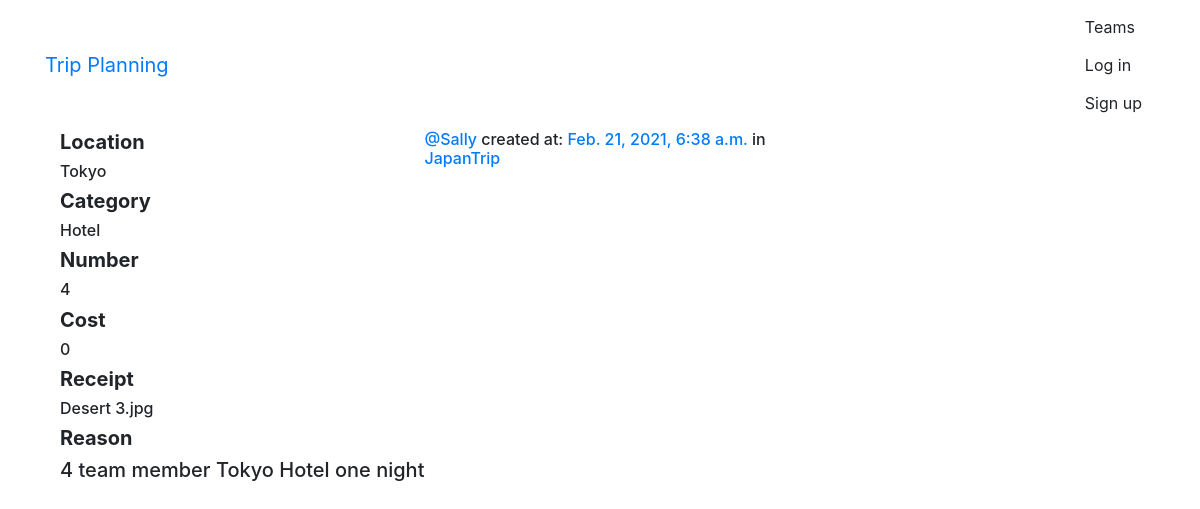
The page /trips/by/Sally/2/ on the database its author committed.
### trips/models.py (models this page shows, shortened)
class Trip(models.Model):
    user = models.ForeignKey(User, related_name="trips",
                             on_delete=models.CASCADE)
    created_at = models.DateTimeField(default=timezone.now)
    category = models.CharField(max_length=255)
    location = models.CharField(max_length=255)
    number = models.IntegerField()
    cost = models.IntegerField(default=0)
    receipt = models.ImageField(upload_to='image', default='Desert 3.jpg')
    reason = models.TextField()
    reason_html = models.TextField(editable=False)
    date = models.DateTimeField()
    team = models.ForeignKey(
        Team, related_name="trips", on_delete=models.CASCADE, null=True, blank=True)
    class Meta:
        ordering = ["-created_at"]

### teams/models.py (models this page shows, shortened)
class Team(models.Model):
    name = models.CharField(max_length=255, unique=True)
    team_leader = models.CharField(max_length=255)
    members = models.ManyToManyField(User, through="TeamMember")
    slug = models.SlugField(allow_unicode=True, unique=True)
    description = models.TextField(blank=True, default='')
    description_html = models.TextField(editable=False, default='', blank=True)
    date_created = models.DateTimeField(default=timezone.now)
    class Meta:
        ordering = ["name"]

### trips/views.py (the view)
class TripDetail(SelectRelatedMixin, generic.DetailView):
    model = models.Trip
    select_related = ("user", "team")
    def get_queryset(self):
        queryset = super().get_queryset()
        return queryset.filter(
            user__username__iexact=self.kwargs.get("username")
        )

### trips/templates/trips/trip_detail.html
{% extends "trips/trip_base.html" %} {% block trip_content %}
<div class="col-md-8">{% include "trips/_trip.html" %}</div>
{% endblock %}

### trips/templates/trips/_trip.html (shortened to what this page needs)
<div class="trip media">
      <dl>
      <h5><dt>Location</dt></h5>
      <dd><h6>{{trip.location}}</h6></dd>
      <h5><dt>Category</dt></h5>
      <dd><h6>{{trip.category}}</h6></dd>
      <h5><dt>Number</dt></h5>
      <dd><h6>{{trip.number}}</h6></dd>
      <h5><dt>Cost</dt></h5>
      <dd><h6>{{trip.cost}}</h6></dd>
      <h5><dt>Receipt</dt></h5>
      <dd><h6>{{trip.receipt}}</h6></dd>
      <h5><dt>Reason</dt></h5>
      <dd><h5>{{trip.reason_html|safe }}</h5></dd>
    </dl>
  <div class="media-body">
    <h6 class="media-heading">
      <span class="username"
        ><a href="{% url 'trips:for_user' username=trip.user.username %}"
          >@{{ trip.user.username }}</a
        > created at:</span
      >
      <time class="time">
      <a
          href="{% url 'trips:single' username=trip.user.username pk=trip.pk %}"
          >{{ trip.created_at }}</a
        >
     </time>
      {% if trip.team %}
      <span class="team-name">in <a href="{% url 'teams:single' slug=trip.team.slug %}">{{ trip.team.name }}</a></span>
      {% endif %}
    </h6>
  </div>
</div>

### static/css/master.css (style rules this page uses)
body { background-image: url('../static/images/Desert3.jpg'); }

### rows shown on the page
Trip: location "Tokyo", category "Hotel", number "4", cost "0", receipt "Desert 3.jpg", reason_html "4 team member Tokyo Hotel one night", user.username "Sally", created_at "Feb. 21, 2021, 6:38 a.m.", team.name "JapanTrip"
